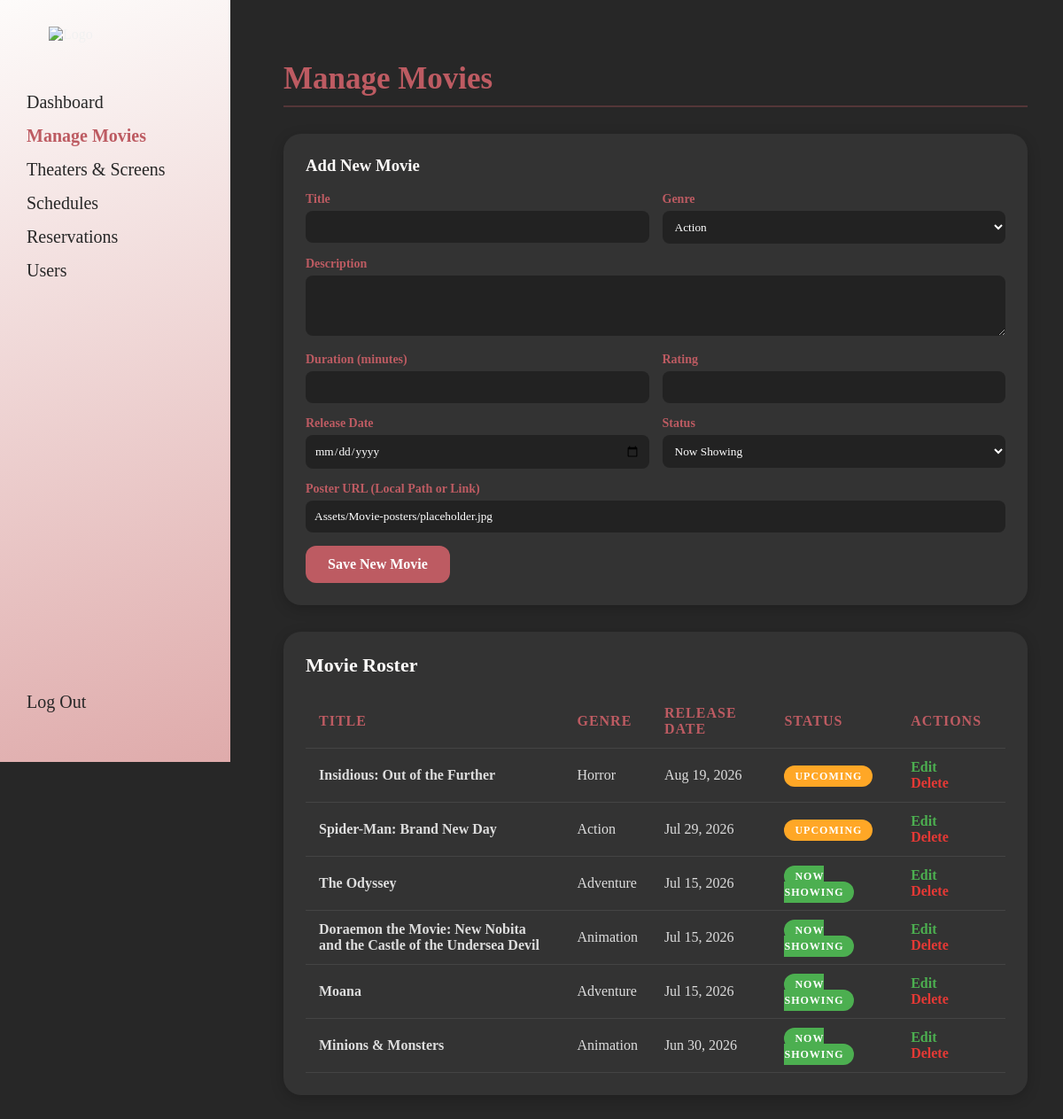
The page /Admin_Movies.php (signed in) on the database its author committed.
### tables this page shows
CREATE TABLE `movies` (
  `movie_id` int(11) NOT NULL,
  `title` varchar(200) NOT NULL,
  `description` text DEFAULT NULL,
  `genre` varchar(100) DEFAULT NULL,
  `duration_minutes` int(11) NOT NULL,
  `rating` varchar(10) DEFAULT NULL,
  `poster_url` varchar(255) DEFAULT NULL,
  `release_date` date DEFAULT NULL,
  `status` enum('now_showing','upcoming','ended') NOT NULL DEFAULT 'upcoming',
  `created_at` timestamp NOT NULL DEFAULT current_timestamp(),
  `updated_at` timestamp NOT NULL DEFAULT current_timestamp() ON UPDATE current_timestamp()
);

### Admin_Movies.php (the view, shortened to what this page needs)
<?php
require 'db.php';
$edit_movie = null;
$movies = $conn->query("SELECT * FROM movies ORDER BY release_date DESC")->fetch_all(MYSQLI_ASSOC);
?>
<!DOCTYPE html>
<html lang="en">
<head>
    <link rel="stylesheet" href="CSS/Admin.css">
</head>
<body>
    <nav class="Navigation">
        <img src="Assets/UI-icons/Logo.png" class="Logo" alt="Logo" width="150px">
        <ul>
            <li><a href="Admin_Dashboard.php">Dashboard</a></li>
            <li><a href="Admin_Movies.php" style="font-weight: bold; color: #bd5b62;">Manage Movies</a></li>
            <li><a href="Admin_Theaters.php">Theaters & Screens</a></li>
            <li><a href="Admin_Schedules.php">Schedules</a></li>
            <li><a href="Admin_Reservations.php">Reservations</a></li>
            <li><a href="Admin_Users.php">Users</a></li>
            <li class="Logout"><a href="Auth/Logout.php">Log Out</a></li>
        </ul>
    </nav>
    <main class="Main">
        <h2 class="Page-title">Manage Movies</h2>
        <div class="admin-form">
            <h3 style="margin-top: 0; color: #fdfbfa;"><?= $edit_movie ? 'Edit Movie' : 'Add New Movie' ?></h3>
            <form method="POST" action="Admin_Movies.php">
                <div class="form-grid">
                    <div>
                        <label>Title</label>
                        <input type="text" name="title" required value="<?= htmlspecialchars($edit_movie['title'] ?? '') ?>">
                    </div>
                    <div>
                        <label>Genre</label>
                        <select name="genre" required>
                            <?php
                            $genres = ['Action', 'Adventure', 'Animation', 'Comedy', 'Horror', 'Drama', 'Sci-Fi'];
                            $current_genre = $edit_movie['genre'] ?? '';
                            foreach($genres as $g) {
                                $sel = ($g === $current_genre) ? 'selected' : '';
                                echo "<option value='$g' $sel>$g</option>";
                            }
                            ?>
                        </select>
                    </div>
                    <div class="form-full">
                        <label>Description</label>
                        <textarea name="description" rows="3" required><?= htmlspecialchars($edit_movie['description'] ?? '') ?></textarea>
                    </div>
                    <div>
                        <label>Duration (minutes)</label>
                        <input type="number" name="duration_minutes" required value="<?= $edit_movie['duration_minutes'] ?? '' ?>">
                    </div>
                    <div>
                        <label>Rating</label>
                        <input type="text" name="rating" required value="<?= htmlspecialchars($edit_movie['rating'] ?? '') ?>">
                    </div>
                    <div>
                        <label>Release Date</label>
                        <input type="date" name="release_date" required value="<?= $edit_movie['release_date'] ?? '' ?>">
                    </div>
                    <div>
                        <label>Status</label>
                        <select name="status" required>
                            <option value="now_showing" <?= (isset($edit_movie['status']) && $edit_movie['status'] == 'now_showing') ? 'selected' : '' ?>>Now Showing</option>
                        </select>
                    </div>
                    <div class="form-full">
                        <label>Poster URL (Local Path or Link)</label>
                        <input type="text" name="poster_url" required value="<?= htmlspecialchars($edit_movie['poster_url'] ?? 'Assets/Movie-posters/placeholder.jpg') ?>">
                    </div>
                </div>
                <button type="submit"><?= $edit_movie ? 'Update Movie' : 'Save New Movie' ?></button>
            </form>
        </div>
        <div class="data-section">
            <h3>Movie Roster</h3>
            <table class="admin-table">
                <thead>
                    <tr>
                        <th>Title</th>
                        <th>Genre</th>
                        <th>Release Date</th>
                        <th>Status</th>
                        <th>Actions</th>
                    </tr>
                </thead>
                <tbody>
                    <?php foreach ($movies as $movie): ?>
                    <tr>
                        <td><strong><?= htmlspecialchars($movie['title']) ?></strong></td>
                        <td><?= htmlspecialchars($movie['genre']) ?></td>
                        <td><?= date('M j, Y', strtotime($movie['release_date'])) ?></td>
                        <td><span class="status-badge <?= $movie['status'] === 'now_showing' ? 'confirmed' : ($movie['status'] === 'upcoming' ? 'pending' : 'cancelled') ?>"><?= strtoupper(str_replace('_', ' ', $movie['status'])) ?></span></td>
                        <td>
                            <a href="Admin_Movies.php?edit=<?= $movie['movie_id'] ?>" class="action-link">Edit</a>
                            <a href="Admin_Movies.php?delete=<?= $movie['movie_id'] ?>" class="action-link delete" onclick="return confirm('Are you sure you want to delete this movie? This will delete all connected schedules and reservations.');">Delete</a>
                        </td>
                    </tr>
                    <?php endforeach; ?>
                </tbody>
            </table>
        </div>
    </main>
</body>
</html>

### CSS/Admin.css (style rules this page uses)
body { margin: 0; background: #272727; color: #f1f1f1; font-family: "myFont", serif; }
nav { position: fixed; top: 0; left: 0; width: 220px; height: 100vh; background: #fdfbfa; background-image: linear-gradient(165deg, #fdfbfa, #dfabab); padding: 30px 20px; display: flex; flex-direction: column; }
nav ul { list-style: none; display: flex; flex-direction: column; height: 100%; padding: 10px; gap: 15px; }
nav ul li { display: flex; align-items: center; }
nav a { color: #272727; text-decoration: none; font-size: 20px; transition: 0.2s; }
.Logo { display: block; margin: 0 auto 30px auto; width: 150px; }
.Logout { margin-top: auto; }
.Main { margin-left: 280px; padding: 40px; }
.Page-title { color: #bd5b62; font-size: 35px; margin-bottom: 30px; border-bottom: 2px solid rgba(189, 91, 98, 0.3); padding-bottom: 10px; }
.data-section { background: #333; padding: 25px; border-radius: 20px; box-shadow: 0 4px 15px rgba(0, 0, 0, 0.2); }
.data-section h3 { margin-top: 0; color: #fdfbfa; font-size: 22px; margin-bottom: 20px; }
.admin-table { width: 100%; border-collapse: collapse; text-align: left; }
.admin-table th, .admin-table td { padding: 12px 15px; border-bottom: 1px solid #444; }
.admin-table th { color: #bd5b62; font-size: 16px; text-transform: uppercase; letter-spacing: 1px; }
.admin-table td { color: #ddd; font-size: 16px; }
.status-badge { padding: 5px 12px; border-radius: 12px; font-size: 12px; font-weight: bold; letter-spacing: 1px; }
.status-badge.confirmed { background: #4CAF50; color: white; }
.status-badge.pending { background: #FFA726; color: white; }

### Admin_Movies.php (style rules this page uses)
.admin-form { background: #333; padding: 25px; border-radius: 20px; margin-bottom: 30px; box-shadow: 0 4px 15px rgba(0,0,0,0.2); }
.form-grid { display: grid; grid-template-columns: 1fr 1fr; gap: 15px; }
.form-full { grid-column: span 2; }
.admin-form label { display: block; font-size: 14px; color: #bd5b62; font-weight: bold; margin-bottom: 5px; }
.admin-form input, .admin-form select, .admin-form textarea { width: 100%; padding: 10px; border-radius: 8px; border: none; font-family: "myFont", serif; background: #222; color: white; box-sizing: border-box; }
.admin-form button { background: #bd5b62; color: white; padding: 12px 25px; border: none; border-radius: 12px; font-weight: bold; cursor: pointer; font-size: 16px; margin-top: 15px; font-family: "myFont", serif; }
.action-link { color: #4CAF50; text-decoration: none; margin-right: 15px; font-weight: bold; }
.action-link.delete { color: #e53935; }

### rows shown on the page
movies: title "Insidious: Out of the Further", genre "Horror", release_date "Aug 19, 2026", status "UPCOMING"
movies: title "Spider-Man: Brand New Day", genre "Action", release_date "Jul 29, 2026", status "UPCOMING"
movies: title "The Odyssey", genre "Adventure", release_date "Jul 15, 2026", status "NOW SHOWING"
movies: title "Doraemon the Movie: New Nobita and the Castle of the Undersea Devil", genre "Animation", release_date "Jul 15, 2026", status "NOW SHOWING"
movies: title "Moana", genre "Adventure", release_date "Jul 15, 2026", status "NOW SHOWING"
movies: title "Minions & Monsters", genre "Animation", release_date "Jun 30, 2026", status "NOW SHOWING"

### other values the page prints
form field genre "Action"
